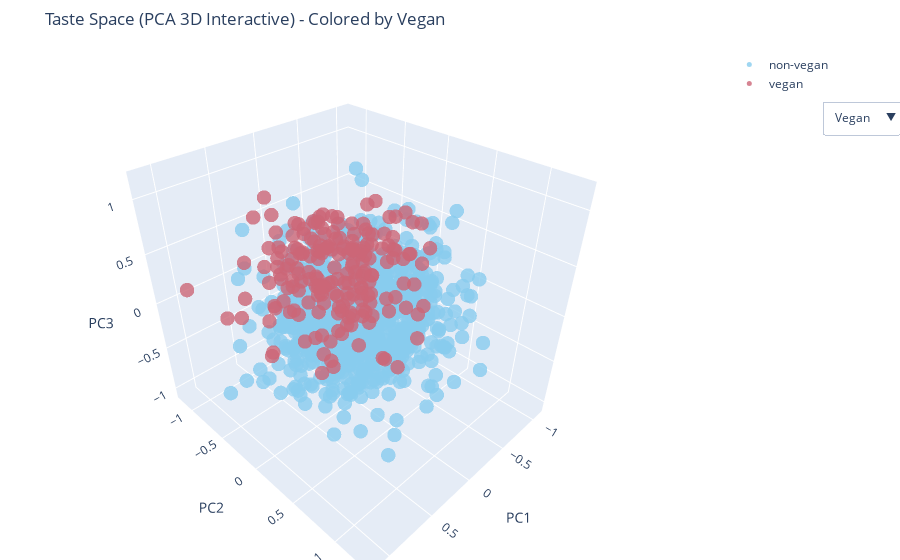

The notebook cell this image was saved under:
### Code cell
pca = PCA(n_components=3, random_state=9)
Z = pca.fit_transform(X)

vis_pca = pd.DataFrame({
    "PC1": Z[:, 0],
    "PC2": Z[:, 1],
    "PC3": Z[:, 2],
    "vegan": df["vegan"].map({0: "non-vegan", 1: "vegan"}),
    "region": pd.Categorical(df["region"], categories=REGIONS),
    "age": df["age"]
})

# --- Helper to create color-specific trace list ---
def make_pca_traces(color_attr):
    if color_attr == "age":
        # Continuous variable
        return [
            go.Scatter3d(
                x=vis_pca["PC1"],
                y=vis_pca["PC2"],
                z=vis_pca["PC3"],
                mode="markers",
                marker=dict(
                    size=5,
                    color=vis_pca["age"],
                    colorscale="Viridis",
                    colorbar=dict(title="Age"),
                    opacity=0.8
                ),
                text=vis_pca.apply(lambda r: f"Region: {r['region']}<br>Age: {r['age']}<br>Vegan: {r['vegan']}", axis=1),
                hoverinfo="text",
                name="age"
            )
        ]
    else:
        # Categorical variable (vegan or region)
        traces = []
        palette = px.colors.qualitative.Safe
        categories = vis_pca[color_attr].unique()
        for i, cat in enumerate(categories):
            subset = vis_pca[vis_pca[color_attr] == cat]
            traces.append(
                go.Scatter3d(
                    x=subset["PC1"], y=subset["PC2"], z=subset["PC3"],
                    mode="markers",
                    marker=dict(size=5, color=palette[i % len(palette)], opacity=0.8),
                    name=str(cat),
                    text=subset.apply(lambda r: f"Region: {r['region']}<br>Age: {r['age']}<br>Vegan: {r['vegan']}", axis=1),
                    hoverinfo="text"
                )
            )
        return traces

fig_pca = go.Figure()

# Store all traces for all modes
trace_groups = {}
attributes = ["vegan", "region", "age"]

for attr in attributes:
    traces = make_pca_traces(attr)
    trace_groups[attr] = traces
    for i, trace in enumerate(traces):
        trace.visible = (attr == "vegan")  # only vegan visible at start
        fig_pca.add_trace(trace)

# Build visibility masks
dropdown_buttons = []
total_traces = sum(len(v) for v in trace_groups.values())

for attr in attributes:
    visibility = []
    for a in attributes:
        visibility.extend([a == attr] * len(trace_groups[a]))
    
    dropdown_buttons.append(
        dict(
            label=attr.capitalize(),
            method="update",
            args=[
                {"visible": visibility},
                {"title": f"Taste Space (PCA 3D Interactive) - Colored by {attr.capitalize()}"}
            ]
        )
    )

fig_pca.update_layout(
    title="Taste Space (PCA 3D Interactive) - Colored by Vegan",
    scene=dict(xaxis_title="PC1", yaxis_title="PC2", zaxis_title="PC3"),
    updatemenus=[{
        "buttons": dropdown_buttons,
        "direction": "down",
        "x": 1.15,
        "y": 0.9,
        "xanchor": "left",
        "showactive": True
    }],
    margin=dict(l=0, r=0, b=0, t=50)
)

fig_pca.show()

### Figure 1 — Plotly figure (JSON) as saved in the notebook; plotly's stock layout.template omitted (floating-point values rounded to 4 significant figures; data arrays with more than 128 entries replaced by an {"elided": "..."} marker saying what was removed)
{"data": [{"hoverinfo": "text", "marker": {"color": "rgb(136, 204, 238)", "opacity": 0.8, "size": 5}, "mode": "markers", "name": "non-vegan", "text": {"elided": "805 str values"}, "type": "scatter3d", "visible": true, "x": {"elided": "805 float values"}, "y": {"elided": "805 float values"}, "z": {"elided": "805 float values"}}, {"hoverinfo": "text", "marker": {"color": "rgb(204, 102, 119)", "opacity": 0.8, "size": 5}, "mode": "markers", "name": "vegan", "text": {"elided": "195 str values"}, "type": "scatter3d", "visible": true, "x": {"elided": "195 float values"}, "y": {"elided": "195 float values"}, "z": {"elided": "195 float values"}}, {"hoverinfo": "text", "marker": {"color": "rgb(136, 204, 238)", "opacity": 0.8, "size": 5}, "mode": "markers", "name": "EastAsia", "text": {"elided": "156 str values"}, "type": "scatter3d", "visible": false, "x": {"elided": "156 float values"}, "y": {"elided": "156 float values"}, "z": {"elided": "156 float values"}}, {"hoverinfo": "text", "marker": {"color": "rgb(204, 102, 119)", "opacity": 0.8, "size": 5}, "mode": "markers", "name": "MiddleEast", "text": {"elided": "170 str values"}, "type": "scatter3d", "visible": false, "x": {"elided": "170 float values"}, "y": {"elided": "170 float values"}, "z": {"elided": "170 float values"}}, {"hoverinfo": "text", "marker": {"color": "rgb(221, 204, 119)", "opacity": 0.8, "size": 5}, "mode": "markers", "name": "SouthAsia", "text": {"elided": "162 str values"}, "type": "scatter3d", "visible": false, "x": {"elided": "162 float values"}, "y": {"elided": "162 float values"}, "z": {"elided": "162 float values"}}, {"hoverinfo": "text", "marker": {"color": "rgb(17, 119, 51)", "opacity": 0.8, "size": 5}, "mode": "markers", "name": "Europe", "text": {"elided": "162 str values"}, "type": "scatter3d", "visible": false, "x": {"elided": "162 float values"}, "y": {"elided": "162 float values"}, "z": {"elided": "162 float values"}}, {"hoverinfo": "text", "marker": {"color": "rgb(51, 34, 136)", "opacity": 0.8, "size": 5}, "mode": "markers", "name": "LatAm", "text": {"elided": "160 str values"}, "type": "scatter3d", "visible": false, "x": {"elided": "160 float values"}, "y": {"elided": "160 float values"}, "z": {"elided": "160 float values"}}, {"hoverinfo": "text", "marker": {"color": "rgb(170, 68, 153)", "opacity": 0.8, "size": 5}, "mode": "markers", "name": "USA", "text": {"elided": "190 str values"}, "type": "scatter3d", "visible": false, "x": {"elided": "190 float values"}, "y": {"elided": "190 float values"}, "z": {"elided": "190 float values"}}, {"hoverinfo": "text", "marker": {"color": {"elided": "1000 int values"}, "colorbar": {"title": {"text": "Age"}}, "colorscale": [[0, "#440154"], [0.1111, "#482878"], [0.2222, "#3e4989"], [0.3333, "#31688e"], [0.4444, "#26828e"], [0.5556, "#1f9e89"], [0.6667, "#35b779"], [0.7778, "#6ece58"], [0.8889, "#b5de2b"], [1, "#fde725"]], "opacity": 0.8, "size": 5}, "mode": "markers", "name": "age", "text": {"elided": "1000 str values"}, "type": "scatter3d", "visible": false, "x": {"elided": "1000 float values"}, "y": {"elided": "1000 float values"}, "z": {"elided": "1000 float values"}}], "layout": {"margin": {"b": 0, "l": 0, "r": 0, "t": 50}, "scene": {"xaxis": {"title": {"text": "PC1"}}, "yaxis": {"title": {"text": "PC2"}}, "zaxis": {"title": {"text": "PC3"}}}, "title": {"text": "Taste Space (PCA 3D Interactive) - Colored by Vegan"}, "updatemenus": [{"buttons": [{"args": [{"visible": [true, true, false, false, false, false, false, false, false]}, {"title": "Taste Space (PCA 3D Interactive) - Colored by Vegan"}], "label": "Vegan", "method": "update"}, {"args": [{"visible": [false, false, true, true, true, true, true, true, false]}, {"title": "Taste Space (PCA 3D Interactive) - Colored by Region"}], "label": "Region", "method": "update"}, {"args": [{"visible": [false, false, false, false, false, false, false, false, true]}, {"title": "Taste Space (PCA 3D Interactive) - Colored by Age"}], "label": "Age", "method": "update"}], "direction": "down", "showactive": true, "x": 1.15, "xanchor": "left", "y": 0.9}]}}
